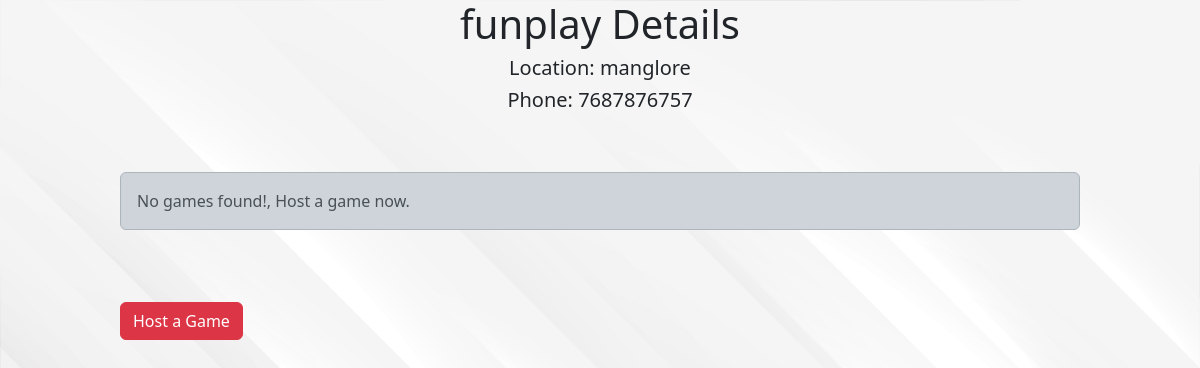
/turf/3 (signed in), run on an earlier commit of the app's database.
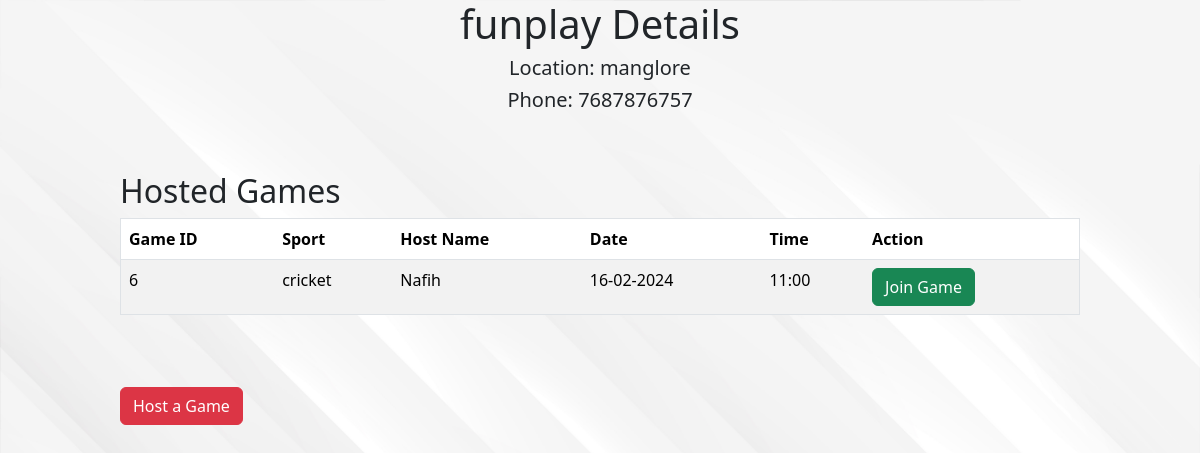
And on a later commit of the database.
### app.py (models this page shows)
class Game(db.Model):
    id = db.Column(db.Integer, primary_key=True)
    turf_id = db.Column(db.Integer, db.ForeignKey('turf.id'), nullable=False)
    host_name = db.Column(db.String(255), nullable=False)
    host_phone = db.Column(db.String(15), nullable=True)
    game_time = db.Column(db.DateTime, nullable=False)
    sports = db.Column(db.String(50), nullable=False)
    players = db.relationship('Player', backref='game', lazy=True)

### app.py (the view)
@app.route('/turf/<int:turf_id>', methods=['GET', 'POST'])
@login_required
def turf_detail(turf_id):
    turf = Turf.query.get_or_404(turf_id)
    hosted_games = turf.games
    return render_template('turf_detail.html', turf=turf, hosted_games=hosted_games)

### app.py (called while the page is built)
@login_manager.user_loader
def load_user(user_id):
    return User.query.get(int(user_id))

### templates/turf_detail.html (shortened to what this page needs)
{% extends 'layout.html' %} {% block title %} Turf Details {% endblock title %}
{% block body %}
<h1 class="turfhead">{{ turf.turf_name }} Details</h1>
<h5 class="turfhead">Location: {{ turf.turf_location }}</h5>
<h5 class="turfhead">Phone: {{ turf.turf_phone }}</h5>
<div class="turftab">
  {% if hosted_games|length==0 %}
  <div class="alert alert-dark" role="alert">
    No games found!, Host a game now.
  </div>
  {% else %}
  <h2>Hosted Games</h2>
  <table border="1" class="table table-striped">
    <thead>
      <tr>
        <th>Game ID</th>
        <th>Sport</th>
        <th>Host Name</th>
        <th>Date</th>
        <th>Time</th>
        <th>Action</th>
      </tr>
    </thead>
    <tbody>
      {% for game in hosted_games %}
      <tr>
        <td>{{ game.id }}</td>
        <td>{{ game.sports }}</td>
        <td>{{ game.host_name }}</td>
        <td>{{ game.game_time.strftime('%d-%m-%Y') }}</td>
        <td>{{ game.game_time.strftime('%H:%M') }}</td>
        <td>
          <a
            class="btn btn-success"
            href="{{ url_for('join_game', turf_id=turf.id, game_id=game.id) }}"
            >Join Game</a
          >
        </td>
      </tr>
      {% endfor %}
    </tbody>
    {% endif %}
  </table>
  <br />
  {% if current_user.is_authenticated %}
  <a class="btn btn-danger" href="{{ url_for('host_game', turf_id=turf.id) }}"
    >Host a Game</a
  >
  {% endif %} {% endblock body %}

What changed in the data, as far as the page shows it:
added Game: id "6", sports "cricket", host_name "Nafih", game_time "16-02-2024", game_time "11:00"
Also different on the page:
text no longer shown: "No games found!, Host a game now."
text now shown: "Hosted Games Game ID Sport Host Name Date Time Action"
